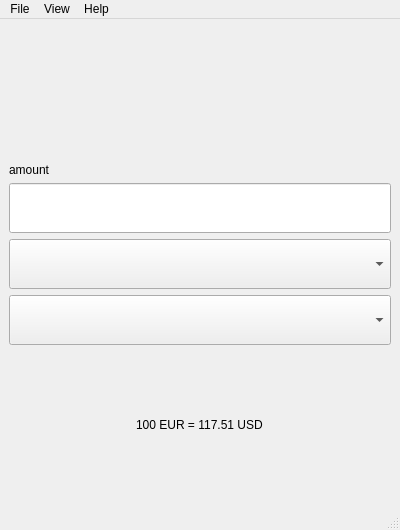
<?xml version="1.0" encoding="UTF-8"?>
<ui version="4.0">
 <class>MainWindow</class>
 <widget class="QMainWindow" name="MainWindow">
  <property name="geometry">
   <rect>
    <x>0</x>
    <y>0</y>
    <width>400</width>
    <height>530</height>
   </rect>
  </property>
  <property name="minimumSize">
   <size>
    <width>400</width>
    <height>530</height>
   </size>
  </property>
  <property name="maximumSize">
   <size>
    <width>400</width>
    <height>530</height>
   </size>
  </property>
  <property name="windowTitle">
   <string>MainWindow</string>
  </property>
  <widget class="QWidget" name="centralwidget">
   <layout class="QVBoxLayout" name="verticalLayout">
    <item alignment="Qt::AlignmentFlag::AlignBottom">
     <widget class="QLabel" name="label">
      <property name="styleSheet">
       <string notr="true"/>
      </property>
      <property name="text">
       <string>amount</string>
      </property>
     </widget>
    </item>
    <item>
     <widget class="QLineEdit" name="amountLineEdit">
      <property name="minimumSize">
       <size>
        <width>0</width>
        <height>50</height>
       </size>
      </property>
      <property name="text">
       <string/>
      </property>
     </widget>
    </item>
    <item>
     <widget class="QComboBox" name="fromCurrencyComboBox">
      <property name="minimumSize">
       <size>
        <width>0</width>
        <height>50</height>
       </size>
      </property>
     </widget>
    </item>
    <item>
     <widget class="QComboBox" name="toCurrencyComboBox">
      <property name="minimumSize">
       <size>
        <width>0</width>
        <height>50</height>
       </size>
      </property>
     </widget>
    </item>
    <item alignment="Qt::AlignmentFlag::AlignHCenter">
     <widget class="QLabel" name="resultLabel">
      <property name="text">
       <string>100 EUR = 117.51 USD</string>
      </property>
     </widget>
    </item>
   </layout>
  </widget>
  <widget class="QStatusBar" name="statusbar"/>
  <widget class="QMenuBar" name="menuBar">
   <property name="geometry">
    <rect>
     <x>0</x>
     <y>0</y>
     <width>400</width>
     <height>24</height>
    </rect>
   </property>
   <widget class="QMenu" name="menuFile">
    <property name="title">
     <string>File</string>
    </property>
    <addaction name="actionSettings"/>
    <addaction name="actionExit"/>
   </widget>
   <widget class="QMenu" name="menuView">
    <property name="title">
     <string>View</string>
    </property>
   </widget>
   <widget class="QMenu" name="menuHelp">
    <property name="title">
     <string>Help</string>
    </property>
    <addaction name="actionAbout"/>
   </widget>
   <addaction name="menuFile"/>
   <addaction name="menuView"/>
   <addaction name="menuHelp"/>
  </widget>
  <action name="action">
   <property name="text">
    <string>а</string>
   </property>
  </action>
  <action name="actionSettings">
   <property name="text">
    <string>Settings</string>
   </property>
  </action>
  <action name="actionExit">
   <property name="text">
    <string>Exit</string>
   </property>
  </action>
  <action name="actionAbout">
   <property name="text">
    <string>About</string>
   </property>
  </action>
 </widget>
 <resources/>
 <connections/>
</ui>
